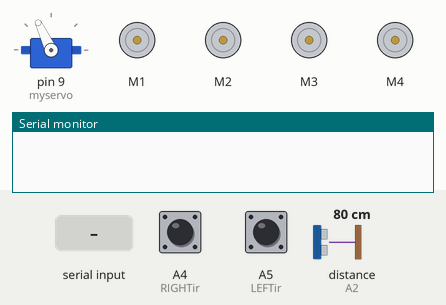
Recording of a sketch running on a simulated Arduino Uno, built with avr-gcc and run on an emulated ATmega328P. Shown: servo, 4 × DC motor (green arrow = forward, orange = backward, longer = faster), the last lines printed to the serial monitor. The inputs (shaded band) are chosen by the test bench; at power-on: distance to the obstacle (sensor on A2) 80 cm, A4 (RIGHTir) LOW, A5 (LEFTir) LOW. The echo pulse lasts 58.3 µs per cm.

Above: at 2.0 s.
2.1 s: "o" received over Serial
At 4.5 s:
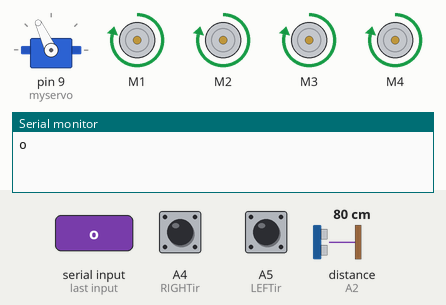
4.8 s: distance to the obstacle (sensor on A2) set to 17 cm
6.3 s: distance to the obstacle (sensor on A2) set to 14 cm
At 7.8 s:
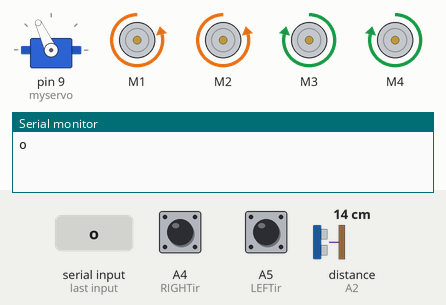
9.3 s: distance to the obstacle (sensor on A2) set to 18 cm
At 11.0 s:
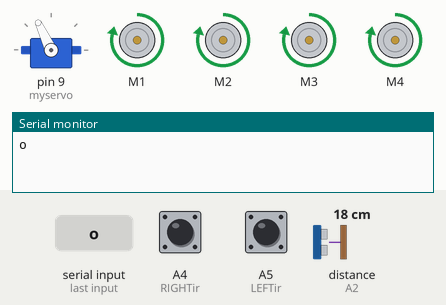
11.3 s: A4 (RIGHTir) pulled HIGH for 0.15 s
At 12.1 s:
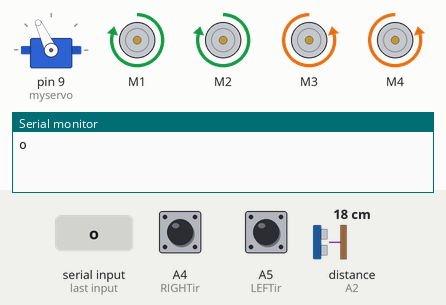
14.3 s: A4 (RIGHTir) pulled HIGH for 3.2 s
At 14.59 s:
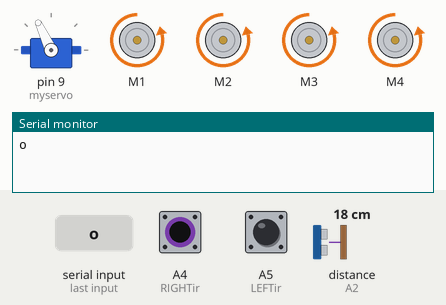
Timing chart, 0 to 19.0 s (numbered marks = the images above; inputs shaded):
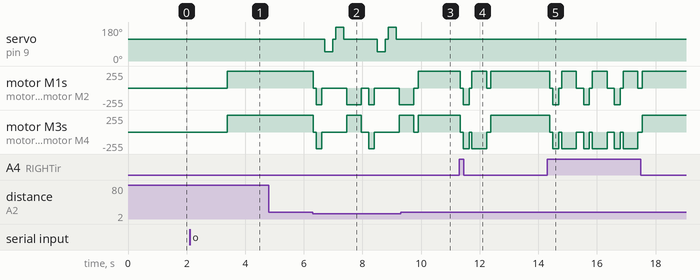

Measured:
- the behaviour switches between 16 and 15 cm on distance to the obstacle (sensor on A2) (found by bisection; images 1 and 2)
- after the input at 2.1 s, motor M1–4: stopped → forward 248/255 after 1.3 s
- after the input at 4.8 s, every drawn part: stays the same
- after the input at 6.3 s, servo on pin 9 (myservo): 115° → 50° after 0.42 s, → 115° 0.27 s later, → 180° 0.10 s later, → 115° 0.27 s later, … (8 changes in this stretch); motor M1: forward 248/255 → stopped at once, → backward 248/255 0.10 s later, → stopped 0.20 s later, → backward 248/255 0.84 s later, … (8 changes in this stretch)
- after the input at 9.3 s, servo on pin 9 (myservo): stays 115° (without the input it goes to 50° after 1.0 s)
- after the input at 11.3 s, motor M1, motor M2: forward 248/255 → stopped at once, → backward 248/255 0.10 s later, → stopped 0.20 s later, → forward 248/255 0.10 s later, … (6 changes in this stretch)
- after the input at 14.3 s, motor M1, motor M2: forward 248/255 → stopped after 0.09 s, → backward 248/255 0.10 s later, → stopped 0.20 s later, → forward 248/255 0.10 s later, … (14 changes in this stretch)

The sketch:

combine.ino
```cpp
#include<AFMotor.h>
#include<NewPing.h>
#include<Servo.h>

#define TRIG_PIN A3                // trig pin for ultrasonic sensor
#define ECHO_PIN A2               // echo pin for ultrasonic sensor
#define MAX_DISTANCE 200
#define MAX_SPEED 250                // set speed of dc motor
#define MAX_SPEED_OFFSET 20
int BACK_IR=2;                       // back ir pin

#define RIGHTir A4               // front right ir
#define LEFTir A5                 // front left ir

#define  Left_Line_IR A0         // left line folowing ir
#define  Right_Line_IR A1         // right line following ir

unsigned UsDistance =0;
unsigned RightValue=0;
unsigned LeftValue=0;

NewPing sonar(TRIG_PIN,ECHO_PIN,MAX_DISTANCE);

AF_DCMotor motor1(1,MOTOR12_1KHZ);
AF_DCMotor motor2(2,MOTOR12_1KHZ);
AF_DCMotor motor3(3,MOTOR34_1KHZ);
AF_DCMotor motor4(4,MOTOR34_1KHZ);

Servo myservo;

String mode;
String voice;
String command;

boolean goesForward=false;
int distance = 100;
int speedSet =0;

void setup(){
   Serial.begin(9600);
  myservo.attach(9);
  myservo.write(115);
  delay(100);
  distance = readPing();
  delay(100);
  distance = readPing();
  delay(100);
  distance = readPing();
  delay(100);
  distance = readPing();
  delay(100);
  pinMode(RIGHTir,INPUT);
  pinMode(LEFTir,INPUT);
  pinMode(BACK_IR,INPUT);
  pinMode(Left_Line_IR,INPUT);
  pinMode(Right_Line_IR,INPUT);
}

void loop(){
  if(Serial.available()>0){
    mode="";
    delay(100);
    mode=Serial.readString();
    delay(100);
    Serial.println(mode);
    }

   while(mode=="o"){
     distance = readPing();
     RightValue=digitalRead(RIGHTir);
     LeftValue = digitalRead(LEFTir);
       int distanceR=0;
       int distanceL=0;


  if(distance<=15){
    moveStop();
    delay(100);
    moveBackward();
    delay(200);
    moveStop();
    delay(100);
    distanceR = lookRight();
    delay(100);
    distanceL = lookLeft();
    delay(100);
    if(distanceR>=distanceL){
      turnRight();
      delay(500);
      moveStop();
    }
    else{
      turnLeft();
      delay(500);
      moveStop();
    }
  }
  else if( RightValue==1){
   moveStop();
    delay(100);
    moveBackward();
    delay(200);
    moveStop();
    delay(100);
    turnLeft();
    delay(500);
    moveStop();
  }
  else if (LeftValue==1){
   moveStop();
    delay(100);
    moveBackward();
    delay(200);
    moveStop();
    delay(100);
    turnRight();
    delay(500);
    moveStop();
  }
  else{
    moveForward();
    }
  distance = readPing();
  if(Serial.available()>0){
    moveStop();
    break;
  }
   }

  while(mode=="h"){
    distance = readPing();
    RightValue=digitalRead(RIGHTir);
    LeftValue = digitalRead(LEFTir);

    if((distance>1)&&(distance<15)){
      Forward();
  }
  else if((RightValue==0)&&(LeftValue==1)){
    turnLeft();
    delay(50);
  }
  else if((RightValue==1)&&(LeftValue==0)){
    turnRight();
    delay(50);
  }
  else if(distance>15){
    moveStop();
  }

  if(Serial.available()>0){
    moveStop();
    break;
  }
  }

  while(mode=="v"){
     if(Serial.available()>0){
    voice="";
    delay(100);
    voice=Serial.readString();
    delay(100);
    }

    if(voice=="turn left" || voice=="left" ){
      lookLeft();
      delay(100);
      turnLeft();
      delay(500);
      moveStop();
    }
    else if(voice=="turn right" || voice=="right"){
      lookRight();
      delay(100);
      turnRight();
      delay(500);
      moveStop();
    }

     else if(voice=="stop"){
      moveStop();
    }

    else if(voice=="turn around"){
      turnLeft();
      delay(2500);
      moveStop();
    }

    while(voice=="move forward" || voice=="move" || voice=="forward"){
      moveForward_voice();
      if(Serial.available()>0){
        moveStop();
        break;
        }
    }

   while(voice=="move backward" || voice=="move backwards" || voice=="backward" || voice=="backwards" || voice=="back"){
       moveBackward_voice();
      if(Serial.available()>0){
         moveStop();
        break;
        }
    }

    if ( voice =="o" || voice=="h" || voice=="l" || voice=="M" || voice=="s"){
         mode=voice;
         break;
    }

    voice="";
  }

  while (mode=="s"){
    moveStop();
    if(Serial.available()>0){
    break;
  }
  }

  while (mode=="l"){

    if(digitalRead(Left_Line_IR)==1 && digitalRead(Right_Line_IR)==1){
      Forward();
    }
    else if(digitalRead(Left_Line_IR)==0 && digitalRead(Right_Line_IR)==1){
      turnLeft();
    }
    else if(digitalRead(Left_Line_IR)==1 && digitalRead(Right_Line_IR)==0){
      turnRight();
    }
    else if(digitalRead(Left_Line_IR)==0 && digitalRead(Right_Line_IR)==0 ){
      moveStop();
    }
    if(Serial.available()>0){
    break;
    Serial.println("out");
    }
}

  while (mode=="M"){

    if(Serial.available()>0){
    command="";
    delay(200);
    command=Serial.readString();
    delay(2);
    }

    if (command=="L"){
      turnLeft();
      delay(500);
    }
    if (command=="R"){
      turnRight();
      delay(500);
    }
    if (command=="F" || command=="U"){
      Forward();
    }
    if (command=="B" || command=="D"){
      Backward();
    }
    if ( command =="o" || command=="h" || command=="l" || command=="v" || command=="s"){
         mode=command;
         break;
    }
    if (command=="0"|| command=="S"){
      moveStop();
    }

  }

}

int lookRight(){
  myservo.write(50);
  delay(100);
  int distance = readPing();
  delay(100);
  myservo.write(115);
  return distance;
}

int lookLeft(){
  myservo.write(180);
  delay(100);
  int distance = readPing();
  delay(100);
  myservo.write(115);
  return distance;
}

int readPing(){
  delay(70);
  int cm = sonar.ping_cm();
  if(cm==0){
    cm = 250;
  }
  return cm;
}

void moveStop(){
  motor1.run(RELEASE);
  motor2.run(RELEASE);
  motor3.run(RELEASE);
  motor4.run(RELEASE);
}

void moveForward(){
  if(!goesForward){
    goesForward = true;
      Forward();
  }
}
void Forward(){
    motor1.run(FORWARD);
    motor2.run(FORWARD);
    motor3.run(FORWARD);
    motor4.run(FORWARD);
    for(speedSet = 0 ; speedSet < MAX_SPEED; speedSet +=2){           // slowly bring the speed up to avoid loading down the batteries too quickly
      motor1.setSpeed(speedSet);
      motor2.setSpeed(speedSet);
      motor3.setSpeed(speedSet);
      motor4.setSpeed(speedSet);
    }
}

void moveForward_voice(){
  if(readPing()< 10){
    moveStop();
    voice="";
  }
  else{  motor1.run(FORWARD);
      Forward();
    }
}

void moveBackward_voice(){
  int Back_IR_distance=digitalRead(BACK_IR);
  if(Back_IR_distance==1){
    moveStop();
    voice="";
  }
  else{
    Backward();
    }
}

void Backward(){
  motor1.run(BACKWARD);
  motor2.run(BACKWARD);
  motor3.run(BACKWARD);
  motor4.run(BACKWARD);
  for(speedSet = 0 ; speedSet < MAX_SPEED; speedSet +=2){           // slowly bring the speed up to avoid loading down the batteries too quickly
      motor1.setSpeed(speedSet);
      motor2.setSpeed(speedSet);
      motor3.setSpeed(speedSet);
      motor4.setSpeed(speedSet);
    }
}

void moveBackward(){
  goesForward=false;
      Backward();
}

void turnRight(){
  motor1.run(BACKWARD);
  motor2.run(BACKWARD);
  motor3.run(FORWARD);
  motor4.run(FORWARD);

}

void turnLeft(){
   motor1.run(FORWARD);
  motor2.run(FORWARD);
  motor3.run(BACKWARD);
  motor4.run(BACKWARD);
}
```
